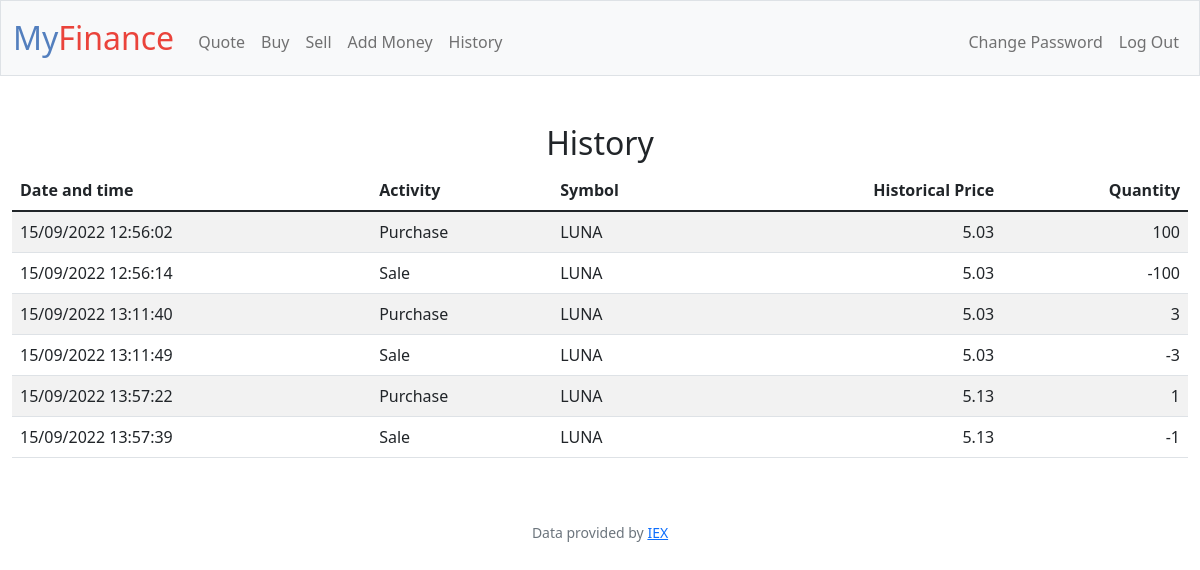
The app's page /history (signed in) with its own data.
### tables this page shows
CREATE TABLE history (id INTEGER PRIMARY KEY, user_id INTEGER, date TEXT,  activity TEXT, symbol TEXT, price NUMERIC, qty INTEGER);

### app.py (the view)
@app.route("/history")
@login_required
def history():
    history_rows = db.execute("SELECT date, activity, symbol, price, qty FROM history WHERE user_id = ?", session["user_id"])
    return render_template("history.html", history_rows=history_rows)

### app.py (called while the page is built)
@app.after_request
def after_request(response):
    response.headers["Cache-Control"] = "no-cache, no-store, must-revalidate"
    response.headers["Expires"] = 0
    response.headers["Pragma"] = "no-cache"
    return response

### helpers.py (called while the page is built)
def login_required(f):
    @wraps(f)
    def decorated_function(*args, **kwargs):
        if session.get("user_id") is None:
            return redirect("/login")
        return f(*args, **kwargs)
    return decorated_function

### templates/history.html (shortened to what this page needs)
{% extends "layout.html" %}
{% block main %}
<h2>History</h2>
<table class="table table-striped">
    <thead>
        <tr>
            <th class="text-start">Date and time</th>
            <th class="text-start">Activity</th>
            <th class="text-start">Symbol</th>
            <th class="text-end">Historical Price</th>
            <th class="text-end">Quantity</th>
        </tr>
    </thead>
    <tbody>
        {% for row in history_rows %}
            <tr>
                <td class="text-start">{{ row["date"] }}</td>
                <td class="text-start">{{ row["activity"] }}</td>
                <td class="text-start">{{ row["symbol"] }}</td>
                <td class="text-end">{{ row["price"] }}</td>
                <td class="text-end">{{ row["qty"] }}</td>
            </tr>
        {% endfor %}
    </tbody>
</table>
{% endblock %}

### records on screen
history: date "15/09/2022 12:56:02", activity "Purchase", symbol "LUNA", price "5.03", qty "100"
history: date "15/09/2022 12:56:14", activity "Sale", symbol "LUNA", price "5.03", qty "-100"
history: date "15/09/2022 13:11:40", activity "Purchase", symbol "LUNA", price "5.03", qty "3"
history: date "15/09/2022 13:11:49", activity "Sale", symbol "LUNA", price "5.03", qty "-3"
history: date "15/09/2022 13:57:22", activity "Purchase", symbol "LUNA", price "5.13", qty "1"
history: date "15/09/2022 13:57:39", activity "Sale", symbol "LUNA", price "5.13", qty "-1"
